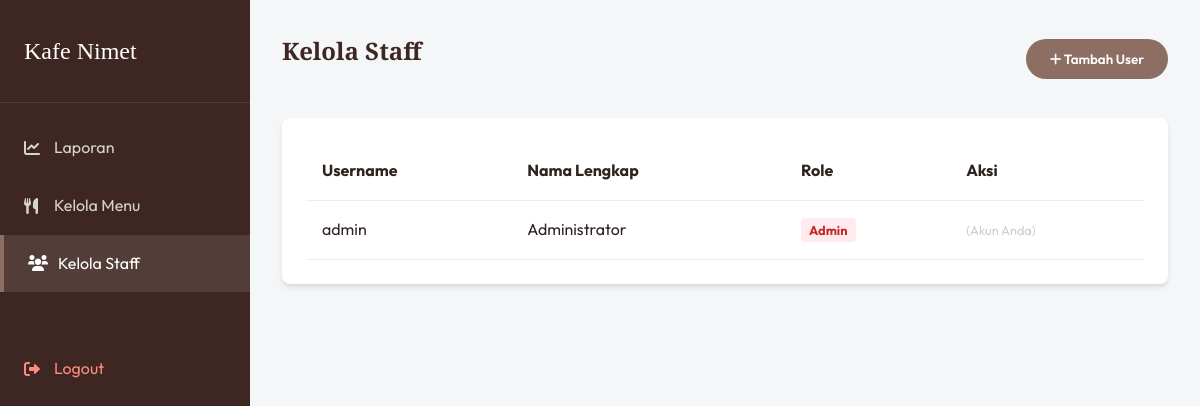
Screenshot of /admin/users.php (signed in) with the database file from the repository.
### tables this page shows
CREATE TABLE `users` (
  `id` int(11) NOT NULL,
  `username` varchar(50) NOT NULL,
  `password` varchar(255) NOT NULL,
  `full_name` varchar(100) DEFAULT NULL,
  `role` enum('admin','kasir','barista','koki','pelayan','petugas_stok') DEFAULT 'kasir',
  `created_at` timestamp NULL DEFAULT CURRENT_TIMESTAMP
);

### admin/users.php (the view, shortened to what this page needs)
<?php
require_once '../config.php';
$users_list = $conn->query("SELECT * FROM users ORDER BY role, username");
?>
<!DOCTYPE html>
<html lang="id">
<head>
    <link rel="stylesheet" href="../style.css">
    <link href="https://cdnjs.cloudflare.com/ajax/libs/font-awesome/6.0.0/css/all.min.css" rel="stylesheet">
</head>
<body>
    <div class="admin-layout">
        <nav class="sidebar">
            <div class="sidebar-brand">Kafe Nimet</div>
            <div class="sidebar-menu">
                <a href="dashboard.php"><i class="fas fa-chart-line"></i> Laporan</a>
                <a href="manage_menu.php"><i class="fas fa-utensils"></i> Kelola Menu</a>
                <a href="users.php" class="active"><i class="fas fa-users"></i> Kelola Staff</a>
                <a href="../logout.php" style="margin-top: 3rem; color: #ff8a80;"><i class="fas fa-sign-out-alt"></i> Logout</a>
            </div>
        </nav>
        <main class="main-content">
            <header style="display: flex; justify-content: space-between; align-items: center; margin-bottom: 2rem;">
                <h2>Kelola Staff</h2>
                <button onclick="document.getElementById('addModal').style.display='block'" class="btn btn-primary"><i class="fas fa-plus"></i> Tambah User</button>
            </header>
            <div class="card">
                <table>
                    <thead>
                        <tr>
                            <th>Username</th>
                            <th>Nama Lengkap</th>
                            <th>Role</th>
                            <th>Aksi</th>
                        </tr>
                    </thead>
                    <tbody>
                        <?php while ($row = $users_list->fetch_assoc()):
                            $role_class = 'role-' . $row['role'];
                        ?>
                            <tr>
                                <td><?= htmlspecialchars($row['username']) ?></td>
                                <td><?= htmlspecialchars($row['full_name']) ?></td>
                                <td><span class="badge <?= $role_class ?>"><?= ucfirst(str_replace('_', ' ', $row['role'])) ?></span></td>
                                <td>
                                    <?php if ($row['id'] != $_SESSION['user_id']): ?>
                                        <form method="POST" onsubmit="return confirm('Hapus user ini?')" style="display:inline;">
                                            <input type="hidden" name="action" value="delete">
                                            <input type="hidden" name="id" value="<?= $row['id'] ?>">
                                            <button type="submit" style="color:red;border:none;background:none;cursor:pointer;"><i class="fas fa-trash"></i></button>
                                        </form>
                                    <?php else: ?>
                                        <span style="color:#ccc; font-size:0.8rem;">(Akun Anda)</span>
                                    <?php endif; ?>
                                </td>
                            </tr>
                        <?php endwhile; ?>
                    </tbody>
                </table>
            </div>
        </main>
    </div>
</body>
</html>

### style.css (style rules this page uses)
:root { --primary-color: #8d6e63; --secondary-color: #d7ccc8; --accent-color: #3e2723; --background-color: #fdfbf7; --text-color: #2d2420; --light-text: #6d4c41; --success: #66bb6a; --danger: #ef5350; --glass: rgba(255, 255, 255, 0.9); --shadow: 0 4px 6px -1px rgba(0, 0, 0, 0.1), 0 2px 4px -1px rgba(0, 0, 0, 0.06); --transition: all 0.3s cubic-bezier(0.4, 0, 0.2, 1); }
* { margin: 0; padding: 0; box-sizing: border-box; }
body { font-family: "Outfit", sans-serif; background-color: var(--background-color); color: var(--text-color); line-height: 1.6; overflow-x: hidden; }
html { scroll-behavior: smooth; scroll-padding-top: 100px; }
h1, h2, h3, h4, h5, h6 { font-family: "Playfair Display", serif; color: var(--accent-color); margin-bottom: 1rem; }
a { text-decoration: none; color: inherit; transition: var(--transition); }
.btn { display: inline-block; padding: 0.75rem 1.5rem; border-radius: 50px; font-weight: 600; cursor: pointer; border: none; transition: var(--transition); font-family: "Outfit", sans-serif; }
.btn-primary { background-color: var(--primary-color); color: white; }

### admin/users.php (style rules this page uses)
.admin-layout { display: flex; min-height: 100vh; }
.sidebar { width: 250px; background-color: var(--accent-color); color: white; padding: 2rem 0; position: fixed; height: 100%; top: 0; left: 0; }
.sidebar-brand { padding: 0 1.5rem 2rem; font-size: 1.5rem; font-family: 'Playfair Display', serif; border-bottom: 1px solid rgba(255, 255, 255, 0.1); }
.sidebar-menu { margin-top: 1rem; }
.sidebar-menu a { display: flex; align-items: center; padding: 1rem 1.5rem; color: rgba(255, 255, 255, 0.8); text-decoration: none; transition: 0.3s; }
.sidebar-menu a:hover, .sidebar-menu a.active { background-color: rgba(255, 255, 255, 0.1); color: white; border-left: 4px solid var(--primary-color); }
.sidebar-menu i { width: 30px; }
.main-content { flex: 1; margin-left: 250px; padding: 2rem; background-color: #f4f6f8; }
.card { background: white; padding: 1.5rem; border-radius: 8px; box-shadow: var(--shadow); margin-bottom: 2rem; }
table { width: 100%; border-collapse: collapse; }
th, td { text-align: left; padding: 1rem; border-bottom: 1px solid #eee; }
.badge { padding: 0.25rem 0.5rem; border-radius: 4px; font-size: 0.8rem; font-weight: bold; }
.role-admin { background: #ffebee; color: #c62828; }

### rows the page displays
users: username "admin", full_name "Administrator", role "Admin", shows "(Akun Anda)"
